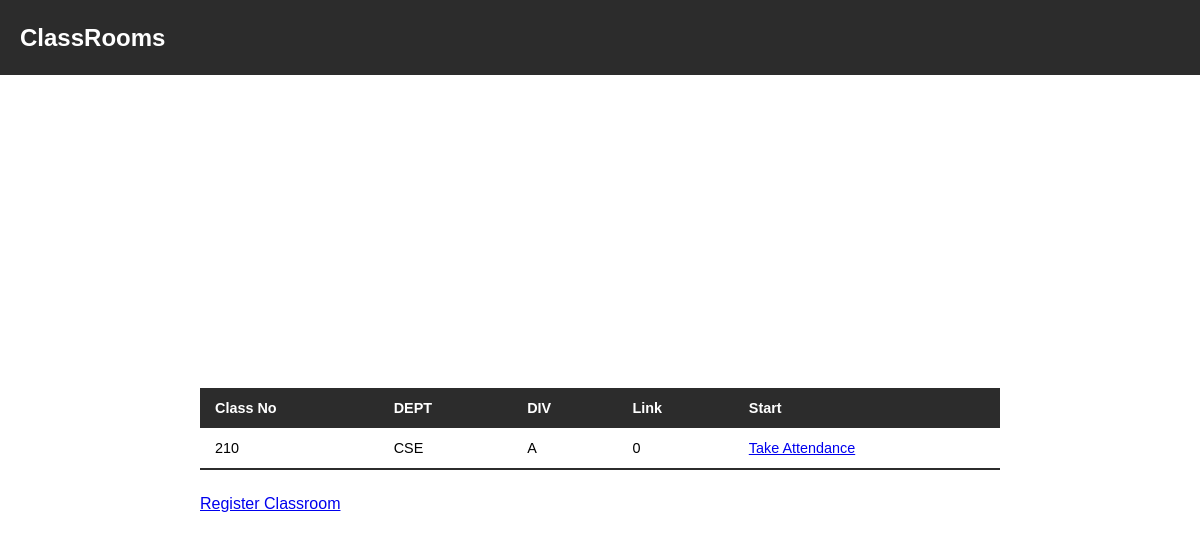
The app's page /student/classrooms/ (signed in), older data.
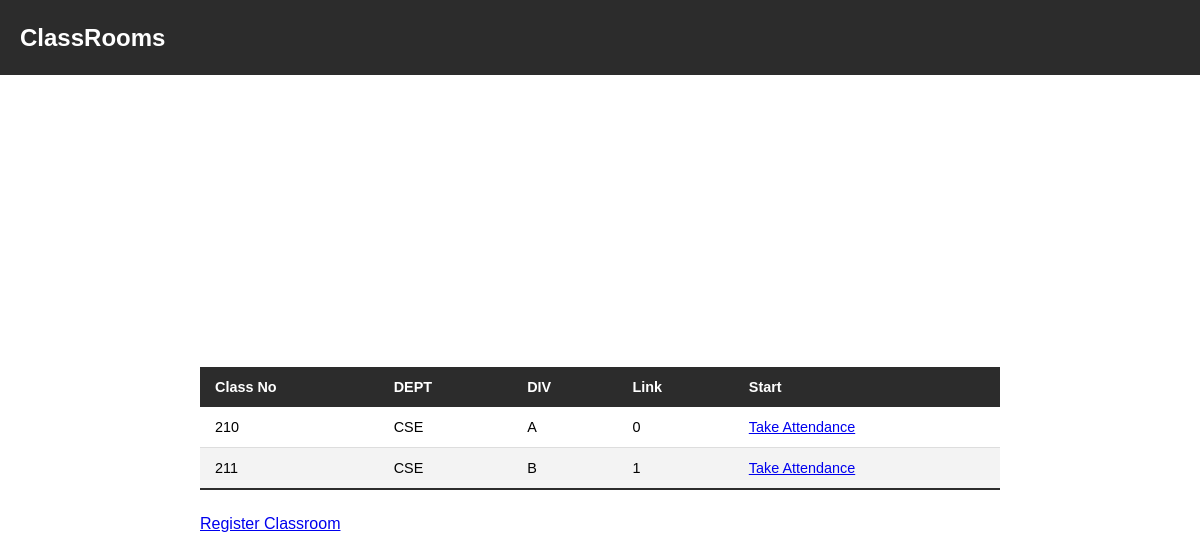
The same page, newer data.
### student/models.py (models this page shows, shortened)
class Classrooms(models.Model):
    cno = models.CharField(max_length=3)
    dept = models.ForeignKey(Department,on_delete=models.CASCADE)
    div = models.ForeignKey(Division,on_delete=models.CASCADE)
    cip = models.CharField(max_length=255)

class Department(models.Model):
    name = models.CharField(max_length=255)
    def __str__(self) -> str:
        return self.name

class Division(models.Model):
    div_name = models.CharField(max_length=255)
    def __str__(self) -> str:
        return self.div_name

### student/views.py (the view)
# urls.py: path('classrooms/', views.classromm_list,name='classrooms'),
@login_required(login_url="/student/loginrequired/")
def classromm_list(request):
    context = {}
    context['classrooms'] = Classrooms.objects.all()
    return render(request, 'student/classrooms.html', context)

### templates/student/classrooms.html (shortened to what this page needs)
{% load static %}
<!DOCTYPE html>
<html lang="en">
<head>
    <link rel="stylesheet" href="{% static 'css/student/classrooms.css'%}">
</head>
<body>
    <nav>
        <h2>ClassRooms</h1>
    </nav>
    <section>
        <div class="wrapper">
            <table class="styled-table">
                <thead>
                    <tr>
                        <th>Class No</th>
                        <th>DEPT</th>
                        <th>DIV</th>
                        <th>Link</th>
                        <th>Start</th>
                    </tr>
                </thead>
                <tbody>
                    {% for class in classrooms %}
                        <tr>
                            <td>{{class.cno}}</td>
                            <td>{{class.dept}}</td>
                            <td>{{class.div}}</td>
                            <td>{{class.cip}}</td>
                            <td><a href="{% url 'test_vidfeed' dept=class.dept div=class.div %}" target="_blank">Take Attendance</a></td>
                        </tr>
                    {% endfor %}
                </tbody>
            </table>
            <a href="{% url 'registerclass' %}">Register Classroom</a>
        </div>
    </section>
</body>
</html>

### static/css/student/classrooms.css (style rules this page uses)
* { margin: 0; padding: 0; font-family: 'Popppins', sans-serif; }
nav { width: 100%; height: 75px; background: rgb(44, 44, 44); }
nav h2 { color: white; padding: 0px 20px; line-height: 75px; }
section { width: 100%; height: calc(100vh - 75px); display: grid; place-items: center; }
.styled-table { border-collapse: collapse; margin: 25px 0; font-size: 0.9em; font-family: sans-serif; min-width: 800px; }
.styled-table thead tr { background-color: rgb(44, 44, 44); color: #ffffff; text-align: left; }
.styled-table th, .styled-table td { padding: 12px 15px; }
.styled-table tbody tr { border-bottom: 1px solid #dddddd; }
.styled-table tbody tr:nth-of-type(even) { background-color: #f3f3f3; }
.styled-table tbody tr:last-of-type { border-bottom: 2px solid rgb(44, 44, 44); }

Row changes from the older to the newer data that the page shows:
added Classrooms: cno "211", dept "CSE", div "B", cip "1"
